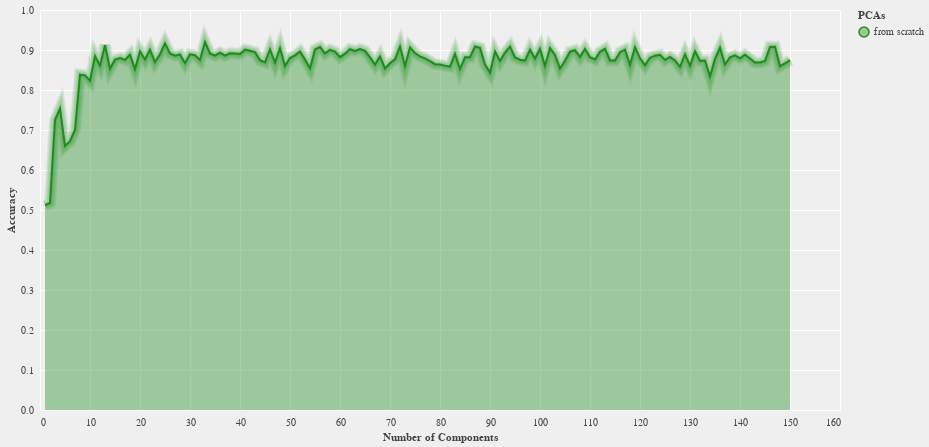

The code cell stored with this chart in its notebook:
### Code cell
alt.renderers.enable('default'); plotter(data, "accuracy", ("Number of Components", "Accuracy", "PCAs"))

### Figure 1 — Vega-Lite specification as saved in the notebook (floating-point values rounded to 4 significant figures; data arrays with more than 128 entries replaced by an {"elided": "..."} marker saying what was removed)
{"config": {"view": {"continuousWidth": 800, "continuousHeight": 400}, "background": "#efefef", "axis": {"gridColor": "#ffffff", "domainColor": null, "tickColor": null, "labelColor": "#444444", "titleColor": "#444444"}, "legend": {"labelColor": "#444444", "titleColor": "#444444"}, "range": {"category": ["#228C22", "#5f249f", "#FF0000", "#ffff00", "#00FFFF", "#000000", "#FFFFFF"]}, "area": {"line": true, "fillOpacity": 0.4}, "line": {"strokeWidth": 2}}, "layer": [{"mark": "area", "encoding": {"color": {"type": "nominal", "field": "z", "title": "PCAs"}, "x": {"type": "quantitative", "axis": {"tickMinStep": 1}, "field": "x", "title": "Number of Components"}, "y": {"type": "quantitative", "field": "y", "title": "Accuracy"}}}, {"layer": [{"mark": {"type": "line", "opacity": 0.05, "strokeWidth": 3.05}, "encoding": {"color": {"type": "nominal", "field": "z", "title": "PCAs"}, "x": {"type": "quantitative", "axis": {"tickMinStep": 1}, "field": "x", "title": "Number of Components"}, "y": {"type": "quantitative", "field": "y", "title": "Accuracy"}}}, {"mark": {"type": "line", "opacity": 0.05, "strokeWidth": 4.1}, "encoding": {"color": {"type": "nominal", "field": "z", "title": "PCAs"}, "x": {"type": "quantitative", "axis": {"tickMinStep": 1}, "field": "x", "title": "Number of Components"}, "y": {"type": "quantitative", "field": "y", "title": "Accuracy"}}}, {"mark": {"type": "line", "opacity": 0.05, "strokeWidth": 5.15}, "encoding": {"color": {"type": "nominal", "field": "z", "title": "PCAs"}, "x": {"type": "quantitative", "axis": {"tickMinStep": 1}, "field": "x", "title": "Number of Components"}, "y": {"type": "quantitative", "field": "y", "title": "Accuracy"}}}, {"mark": {"type": "line", "opacity": 0.05, "strokeWidth": 6.2}, "encoding": {"color": {"type": "nominal", "field": "z", "title": "PCAs"}, "x": {"type": "quantitative", "axis": {"tickMinStep": 1}, "field": "x", "title": "Number of Components"}, "y": {"type": "quantitative", "field": "y", "title": "Accuracy"}}}, {"mark": {"type": "line", "opacity": 0.05, "strokeWidth": 7.25}, "encoding": {"color": {"type": "nominal", "field": "z", "title": "PCAs"}, "x": {"type": "quantitative", "axis": {"tickMinStep": 1}, "field": "x", "title": "Number of Components"}, "y": {"type": "quantitative", "field": "y", "title": "Accuracy"}}}, {"mark": {"type": "line", "opacity": 0.05, "strokeWidth": 8.3}, "encoding": {"color": {"type": "nominal", "field": "z", "title": "PCAs"}, "x": {"type": "quantitative", "axis": {"tickMinStep": 1}, "field": "x", "title": "Number of Components"}, "y": {"type": "quantitative", "field": "y", "title": "Accuracy"}}}, {"mark": {"type": "line", "opacity": 0.05, "strokeWidth": 9.35}, "encoding": {"color": {"type": "nominal", "field": "z", "title": "PCAs"}, "x": {"type": "quantitative", "axis": {"tickMinStep": 1}, "field": "x", "title": "Number of Components"}, "y": {"type": "quantitative", "field": "y", "title": "Accuracy"}}}, {"mark": {"type": "line", "opacity": 0.05, "strokeWidth": 10.4}, "encoding": {"color": {"type": "nominal", "field": "z", "title": "PCAs"}, "x": {"type": "quantitative", "axis": {"tickMinStep": 1}, "field": "x", "title": "Number of Components"}, "y": {"type": "quantitative", "field": "y", "title": "Accuracy"}}}, {"mark": {"type": "line", "opacity": 0.05, "strokeWidth": 11.45}, "encoding": {"color": {"type": "nominal", "field": "z", "title": "PCAs"}, "x": {"type": "quantitative", "axis": {"tickMinStep": 1}, "field": "x", "title": "Number of Components"}, "y": {"type": "quantitative", "field": "y", "title": "Accuracy"}}}, {"mark": {"type": "line", "opacity": 0.05, "strokeWidth": 12.5}, "encoding": {"color": {"type": "nominal", "field": "z", "title": "PCAs"}, "x": {"type": "quantitative", "axis": {"tickMinStep": 1}, "field": "x", "title": "Number of Components"}, "y": {"type": "quantitative", "field": "y", "title": "Accuracy"}}}]}], "data": {"name": "data-266880481b1c38f4d237a43b110d314d"}, "$schema": "https://vega.github.io/schema/vega-lite/v4.8.1.json", "datasets": {"data-266880481b1c38f4d237a43b110d314d": {"elided": "150 records"}}}
